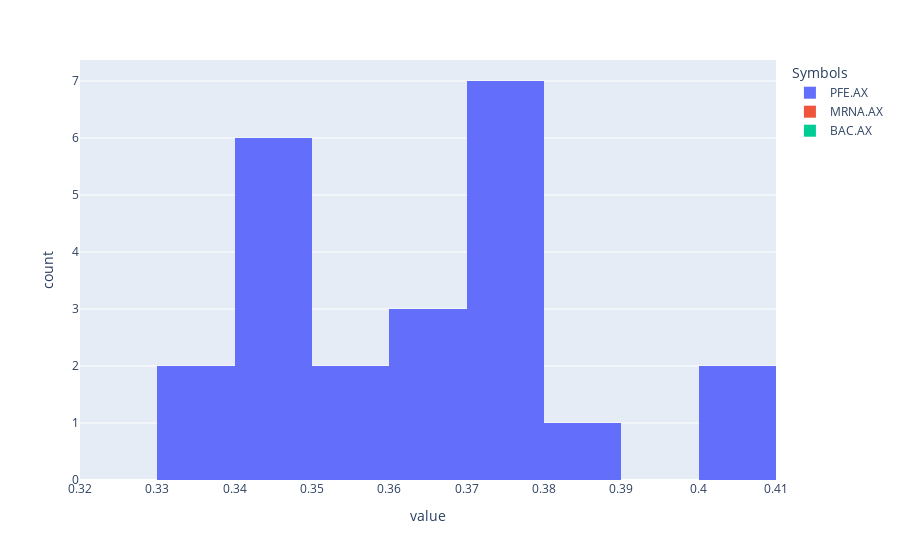

Write notebook code for a chart like this one.
### Code cell
close.plot(kind='hist')

### Figure 1 — Plotly figure (JSON) as saved in the notebook; plotly's stock layout.template omitted (floating-point values rounded to 4 significant figures)
{"data": [{"alignmentgroup": "True", "bingroup": "x", "hovertemplate": "Symbols=PFE.AX<br>value=%{x}<br>count=%{y}<extra></extra>", "legendgroup": "PFE.AX", "marker": {"color": "#636efa", "pattern": {"shape": ""}}, "name": "PFE.AX", "offsetgroup": "PFE.AX", "orientation": "v", "showlegend": true, "type": "histogram", "x": [0.405, 0.365, 0.33, 0.36, 0.375, 0.375, 0.38, 0.375, 0.375, 0.36, 0.355, 0.35, 0.34, 0.345, 0.355, 0.35, 0.34, 0.335, 0.35, 0.4, 0.375, 0.39, 0.375], "xaxis": "x", "yaxis": "y"}, {"alignmentgroup": "True", "bingroup": "x", "hovertemplate": "Symbols=MRNA.AX<br>value=%{x}<br>count=%{y}<extra></extra>", "legendgroup": "MRNA.AX", "marker": {"color": "#EF553B", "pattern": {"shape": ""}}, "name": "MRNA.AX", "offsetgroup": "MRNA.AX", "orientation": "v", "showlegend": true, "type": "histogram", "x": [null, null, null, null, null, null, null, null, null, null, null, null, null, null, null, null, null, null, null, null, null, null, null], "xaxis": "x", "yaxis": "y"}, {"alignmentgroup": "True", "bingroup": "x", "hovertemplate": "Symbols=BAC.AX<br>value=%{x}<br>count=%{y}<extra></extra>", "legendgroup": "BAC.AX", "marker": {"color": "#00cc96", "pattern": {"shape": ""}}, "name": "BAC.AX", "offsetgroup": "BAC.AX", "orientation": "v", "showlegend": true, "type": "histogram", "x": [null, null, null, null, null, null, null, null, null, null, null, null, null, null, null, null, null, null, null, null, null, null, null], "xaxis": "x", "yaxis": "y"}], "layout": {"barmode": "relative", "legend": {"title": {"text": "Symbols"}, "tracegroupgap": 0}, "margin": {"t": 60}, "xaxis": {"anchor": "y", "domain": [0, 1], "title": {"text": "value"}}, "yaxis": {"anchor": "x", "domain": [0, 1], "title": {"text": "count"}}}}
